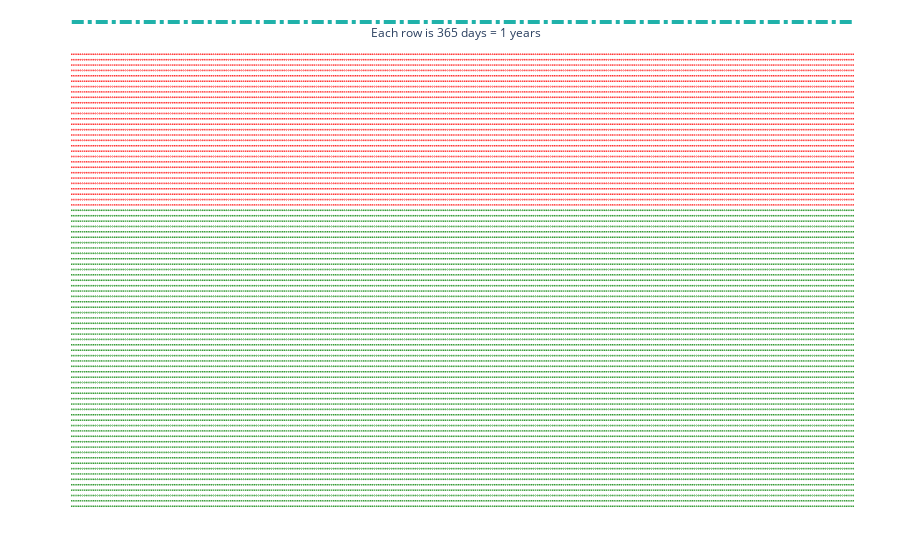

Notebook cell for this chart:
### Code cell
fig = px.scatter(x=x, y=y, color=color,
                 color_discrete_map={'completed':'red', 'remaining':'green'}
                 )
fig.add_shape(type="line",
    x0=1, y0=-5, x1=365, y1=-5,
    line=dict(
        color="LightSeaGreen",
        width=4,
        dash="dashdot",
    )
)
fig.add_annotation(text="Each row is 365 days = 1 years",
                  xref="x", yref="y",
                  x=180, y=-3, showarrow=False)
fig.update_layout(showlegend=False, margin=dict(l=0, t=20, r=0, b=0, pad=0),
                  paper_bgcolor='rgba(0,0,0,0)',
                   plot_bgcolor='rgba(0,0,0,0)',
                   hovermode=False)
fig.update_traces(marker_size=1, marker_symbol='circle-open-dot', marker_line_width=0.2)
fig.update_yaxes(showgrid=False, fixedrange=True, showticklabels=False, zeroline=False, autorange='reversed', title="")
fig.update_xaxes(showgrid=False, showticklabels=False, zeroline=False, title="")

### Figure 1 — Plotly figure (JSON) as saved in the notebook; plotly's stock layout.template omitted (floating-point values rounded to 4 significant figures; data arrays with more than 128 entries replaced by an {"elided": "..."} marker saying what was removed)
{"data": [{"hovertemplate": "color=completed<br>x=%{x}<br>y=%{y}<extra></extra>", "legendgroup": "completed", "marker": {"color": "red", "line": {"width": 0.2}, "size": 1, "symbol": "circle-open-dot"}, "mode": "markers", "name": "completed", "showlegend": true, "type": "scattergl", "x": {"elided": "10585 int values"}, "xaxis": "x", "y": {"elided": "10585 int values"}, "yaxis": "y"}, {"hovertemplate": "color=remaining<br>x=%{x}<br>y=%{y}<extra></extra>", "legendgroup": "remaining", "marker": {"color": "green", "line": {"width": 0.2}, "size": 1, "symbol": "circle-open-dot"}, "mode": "markers", "name": "remaining", "showlegend": true, "type": "scattergl", "x": {"elided": "20440 int values"}, "xaxis": "x", "y": {"elided": "20440 int values"}, "yaxis": "y"}], "layout": {"annotations": [{"showarrow": false, "text": "Each row is 365 days = 1 years", "x": 180, "xref": "x", "y": -3, "yref": "y"}], "hovermode": false, "legend": {"title": {"text": "color"}, "tracegroupgap": 0}, "margin": {"b": 0, "l": 0, "pad": 0, "r": 0, "t": 20}, "paper_bgcolor": "rgba(0,0,0,0)", "plot_bgcolor": "rgba(0,0,0,0)", "shapes": [{"line": {"color": "LightSeaGreen", "dash": "dashdot", "width": 4}, "type": "line", "x0": 1, "x1": 365, "y0": -5, "y1": -5}], "showlegend": false, "xaxis": {"anchor": "y", "domain": [0, 1], "showgrid": false, "showticklabels": false, "title": {"text": ""}, "zeroline": false}, "yaxis": {"anchor": "x", "autorange": "reversed", "domain": [0, 1], "fixedrange": true, "showgrid": false, "showticklabels": false, "title": {"text": ""}, "zeroline": false}}}
